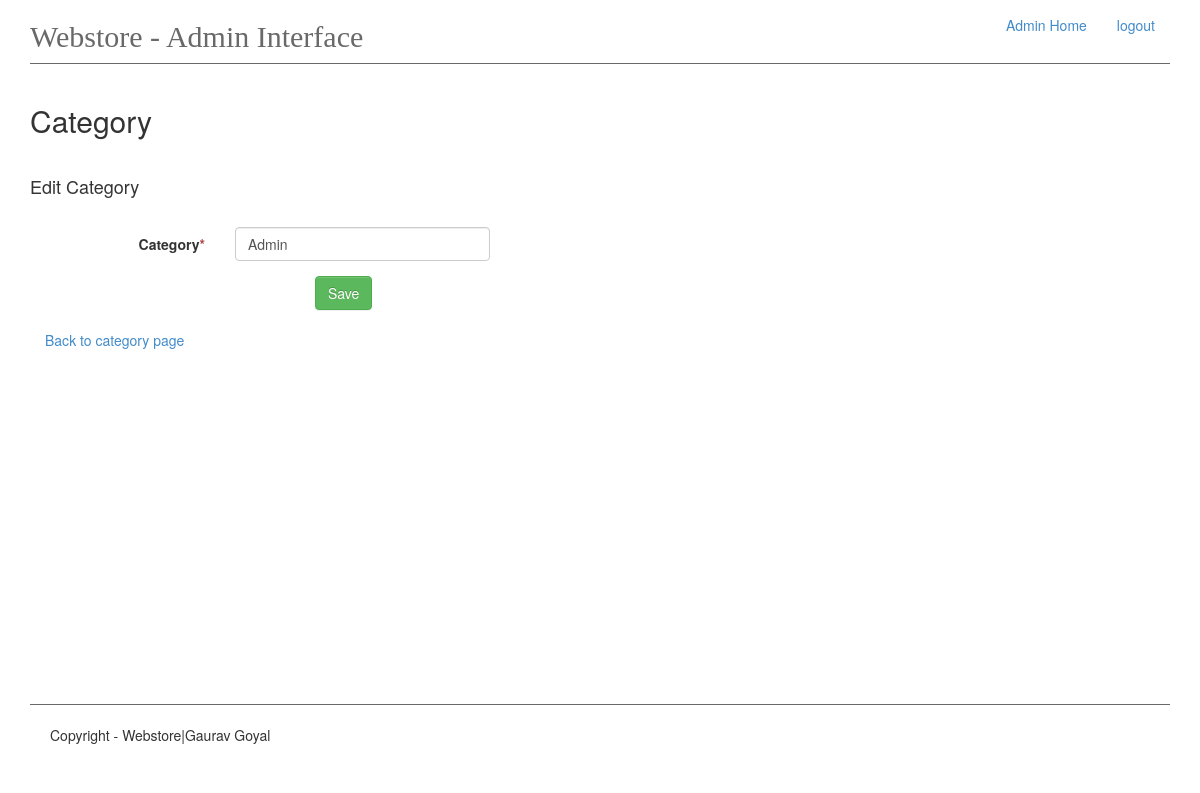
Before: /admin/category/edit/1/ (signed in) with the older database file.
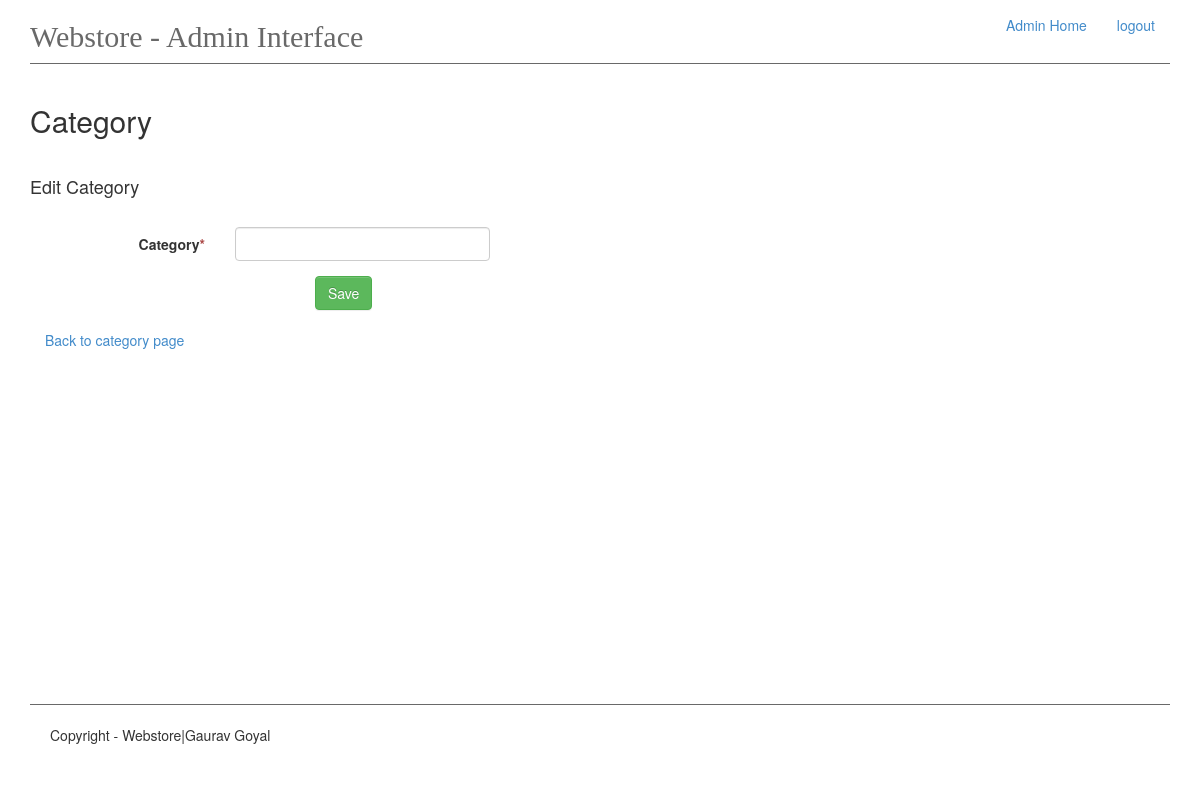
After: the same page with the newer database file.
### app/models.py (models this page shows, shortened)
class Category(db.Model):
    id = db.Column(db.Integer, primary_key=True)
    name = db.Column(db.String(50), unique=True, index=True)
    products = db.relationship('Product', backref='category', lazy='dynamic')

### app/views.py (the view)
@app.route('/admin/category/edit/<int:pk>/', methods=['GET', 'POST'])
@login_required
def edit_category(pk):
    category= Category.query.get(pk)
    categories = Category.query.all()
    form = CategoryForm(obj=category)
    if form.validate_on_submit():
        category.name = form.name.data
        db.session.add(category)
        db.session.commit()
        flash("Category edited", 'text-success')
        return redirect(url_for('add_category'))
    return render_template('admin-panel/edit-category.html', title='Edit', form=form, categories=categories,
                           category=category)

### app/forms.py
class CategoryForm(Form):
    name = TextField('Category', validators=[Required('Category name is required')])

### app/__init__.py (called while the page is built)
@admin_login.user_loader
def load_user(id):
    return Admin.query.get(int(id))

### app/templates/admin-panel/edit-category.html (shortened to what this page needs)
{% extends 'admin-panel/admin.html' %}
{% block content %}
    <h2>Category</h2>
    <br>
    <h4>Edit Category</h4>
    <br>
    <form class="form-horizontal" method="post" enctype= "multipart/form-data">
        {% for field in form if field.widget.input_type != 'hidden' %}
            <div class="col-md-12">
                <div class="form-group">
                    <label class="col-md-2 control-label">  {{ field.label }}<span class="text-danger">*</span></label>
                    <div class="col-md-3"> {{ field(class_='form-control') }}</div>
                    <div class="col-md-6">
                    </div>
                </div >
            </div>
        {% endfor %}
        <div class="control-group">
            <div class="controls col-md-offset-3">
                <input type="submit" class="btn btn-success" value="Save">
            </div>
        </div>
    </form>
    <br>
    <div class="col-md-12"><a href="{{ url_for('add_category') }}">Back to category page</a></div>
{% endblock %}

Changed rows visible on the page:
removed Category: name "Admin"
